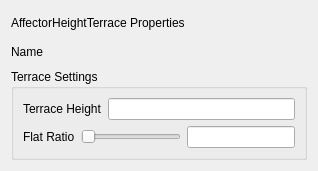
<?xml version="1.0" encoding="UTF-8"?>
<ui version="4.0">
 <class>AffectorHeightTerraceForm</class>
 <widget class="QWidget" name="AffectorHeightTerraceForm">
  <property name="geometry">
   <rect>
    <x>0</x>
    <y>0</y>
    <width>318</width>
    <height>171</height>
   </rect>
  </property>
  <property name="windowTitle">
   <string>Form</string>
  </property>
  <layout class="QVBoxLayout" name="verticalLayout_2">
   <item>
    <widget class="QLabel" name="affectorNameLabel">
     <property name="text">
      <string>AffectorHeightTerrace Properties</string>
     </property>
    </widget>
   </item>
   <item>
    <layout class="QHBoxLayout" name="horizontalLayout">
     <item>
      <widget class="QLabel" name="nameLabel">
       <property name="text">
        <string>Name</string>
       </property>
      </widget>
     </item>
     <item>
      <widget class="QLabel" name="nameViewLabel">
       <property name="text">
        <string/>
       </property>
      </widget>
     </item>
     <item>
      <spacer name="horizontalSpacer">
       <property name="orientation">
        <enum>Qt::Horizontal</enum>
       </property>
       <property name="sizeHint" stdset="0">
        <size>
         <width>40</width>
         <height>20</height>
        </size>
       </property>
      </spacer>
     </item>
    </layout>
   </item>
   <item>
    <widget class="QGroupBox" name="terraceSettingsGroup">
     <property name="title">
      <string>Terrace Settings</string>
     </property>
     <layout class="QVBoxLayout" name="verticalLayout">
      <item>
       <layout class="QHBoxLayout" name="horizontalLayout_3">
        <item>
         <widget class="QLabel" name="terraceHeightLabel">
          <property name="text">
           <string>Terrace Height</string>
          </property>
         </widget>
        </item>
        <item>
         <widget class="QLineEdit" name="terraceHeightEdit"/>
        </item>
       </layout>
      </item>
      <item>
       <layout class="QHBoxLayout" name="horizontalLayout_2">
        <item>
         <widget class="QLabel" name="flatRatioLabel">
          <property name="text">
           <string>Flat Ratio</string>
          </property>
         </widget>
        </item>
        <item>
         <widget class="QSlider" name="flatRatioSlider">
          <property name="orientation">
           <enum>Qt::Horizontal</enum>
          </property>
         </widget>
        </item>
        <item>
         <widget class="QLineEdit" name="flatRatioEdit"/>
        </item>
       </layout>
      </item>
     </layout>
    </widget>
   </item>
  </layout>
 </widget>
 <resources/>
 <connections/>
</ui>
